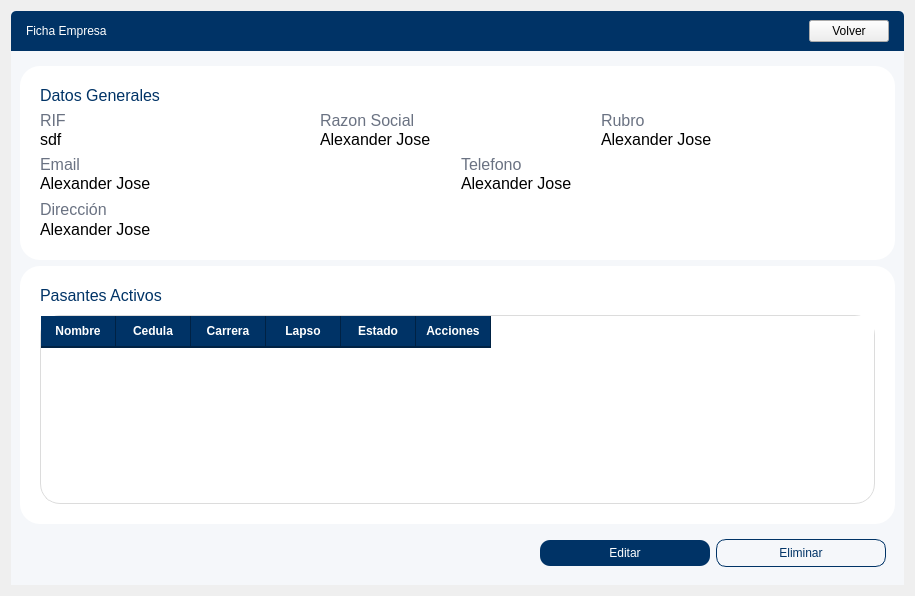
            <widget class="QWidget" name="page_8">
             <property name="styleSheet">
              <string notr="true">QFrame{
	background-color: rgb(245, 247, 250);
	border:none;
}</string>
             </property>
             <layout class="QGridLayout" name="gridLayout_4">
              <item row="0" column="0">
               <widget class="QFrame" name="frame_58">
                <property name="frameShape">
                 <enum>QFrame::Shape::StyledPanel</enum>
                </property>
                <property name="frameShadow">
                 <enum>QFrame::Shadow::Raised</enum>
                </property>
                <layout class="QVBoxLayout" name="verticalLayout_102" stretch="1,10">
                 <property name="leftMargin">
                  <number>0</number>
                 </property>
                 <property name="topMargin">
                  <number>0</number>
                 </property>
                 <property name="rightMargin">
                  <number>0</number>
                 </property>
                 <property name="bottomMargin">
                  <number>0</number>
                 </property>
                 <item>
                  <widget class="QFrame" name="frame_65">
                   <property name="styleSheet">
                    <string notr="true">QFrame{
	
	background-color: rgb(0, 51, 102);
	border-top-left-radius:5px;
	border-top-right-radius:5px;
}

#regresarButtonP_4{
background-color:#1a4775;
color:#fff;
padding: 8px;
border-radius: 10px;
	font: 600 12pt &quot;Segoe UI&quot;;
}

QLabel{
color:#fff;
	font: 700 italic 16pt &quot;Segoe UI&quot;;
}</string>
                   </property>
                   <property name="frameShape">
                    <enum>QFrame::Shape::StyledPanel</enum>
                   </property>
                   <property name="frameShadow">
                    <enum>QFrame::Shadow::Raised</enum>
                   </property>
                   <layout class="QHBoxLayout" name="horizontalLayout_77">
                    <property name="leftMargin">
                     <number>15</number>
                    </property>
                    <property name="rightMargin">
                     <number>15</number>
                    </property>
                    <item>
                     <widget class="QLabel" name="label_105">
                      <property name="text">
                       <string>Ficha Empresa</string>
                      </property>
                     </widget>
                    </item>
                    <item>
                     <spacer name="horizontalSpacer_45">
                      <property name="orientation">
                       <enum>Qt::Orientation::Horizontal</enum>
                      </property>
                      <property name="sizeHint" stdset="0">
                       <size>
                        <width>696</width>
                        <height>20</height>
                       </size>
                      </property>
                     </spacer>
                    </item>
                    <item>
                     <widget class="QPushButton" name="regresarButtonEmp">
                      <property name="text">
                       <string>Volver</string>
                      </property>
                     </widget>
                    </item>
                   </layout>
                  </widget>
                 </item>
                 <item>
                  <widget class="QFrame" name="frame_68">
                   <property name="frameShape">
                    <enum>QFrame::Shape::StyledPanel</enum>
                   </property>
                   <property name="frameShadow">
                    <enum>QFrame::Shadow::Raised</enum>
                   </property>
                   <layout class="QVBoxLayout" name="verticalLayout_103" stretch="6,8,1">
                    <item>
                     <widget class="QFrame" name="frame_69">
                      <property name="styleSheet">
                       <string notr="true">QFrame{
background-color: rgb(255, 255, 255);
border-radius:20px;
color: rgb(0, 0, 0);
}


QLineEdit {
    border: 1px solid #ced4da;
    border-radius: 5px; 
    padding: 1px;
    padding-left: 35px;
    background: transparent;
    color: #ccc;
}

QComboBox{
    border: 1px solid #ced4da;
	
	color: rgb(0, 0, 0);
    border-radius: 5px;
    padding: 1px 10px;
    background-color: #f8f9fa;
}
QComboBox:on {
	color:#333333;
    border-bottom-left-radius: 0px;
    border-bottom-right-radius: 0px;
    background-color: #ffffff;
}</string>
                      </property>
                      <property name="frameShape">
                       <enum>QFrame::Shape::Box</enum>
                      </property>
                      <property name="frameShadow">
                       <enum>QFrame::Shadow::Sunken</enum>
                      </property>
                      <property name="lineWidth">
                       <number>2</number>
                      </property>
                      <layout class="QVBoxLayout" name="verticalLayout_29" stretch="1,2,2,3">
                       <property name="leftMargin">
                        <number>20</number>
                       </property>
                       <property name="topMargin">
                        <number>20</number>
                       </property>
                       <property name="rightMargin">
                        <number>20</number>
                       </property>
                       <property name="bottomMargin">
                        <number>20</number>
                       </property>
                       <item>
                        <widget class="QLabel" name="label_107">
                         <property name="font">
                          <font>
                           <pointsize>12</pointsize>
                           <fontweight>DemiBold</fontweight>
                          </font>
                         </property>
                         <property name="styleSheet">
                          <string notr="true">color: rgb(0, 51, 102);</string>
                         </property>
                         <property name="text">
                          <string>Datos Generales</string>
                         </property>
                        </widget>
                       </item>
                       <item>
                        <layout class="QHBoxLayout" name="horizontalLayout_37">
                         <item>
                          <layout class="QVBoxLayout" name="verticalLayout_104">
                           <property name="spacing">
                            <number>0</number>
                           </property>
                           <item>
                            <widget class="QLabel" name="label_66">
                             <property name="font">
                              <font>
                               <pointsize>12</pointsize>
                               <fontweight>DemiBold</fontweight>
                              </font>
                             </property>
                             <property name="styleSheet">
                              <string notr="true">color: rgb(106, 114, 130);</string>
                             </property>
                             <property name="text">
                              <string>RIF</string>
                             </property>
                            </widget>
                           </item>
                           <item>
                            <widget class="QLabel" name="rif_Emp">
                             <property name="font">
                              <font>
                               <pointsize>12</pointsize>
                               <fontweight>DemiBold</fontweight>
                              </font>
                             </property>
                             <property name="styleSheet">
                              <string notr="true">color: #000;</string>
                             </property>
                             <property name="text">
                              <string>sdf</string>
                             </property>
                            </widget>
                           </item>
                          </layout>
                         </item>
                         <item>
                          <layout class="QVBoxLayout" name="verticalLayout_105">
                           <property name="spacing">
                            <number>0</number>
                           </property>
                           <item>
                            <widget class="QLabel" name="label_68">
                             <property name="font">
                              <font>
                               <pointsize>12</pointsize>
                               <fontweight>DemiBold</fontweight>
                              </font>
                             </property>
                             <property name="styleSheet">
                              <string notr="true">color: rgb(106, 114, 130);</string>
                             </property>
                             <property name="text">
                              <string>Razon Social</string>
                             </property>
                            </widget>
                           </item>
                           <item>
                            <widget class="QLabel" name="razon_Emp">
                             <property name="font">
                              <font>
                               <pointsize>12</pointsize>
                               <fontweight>DemiBold</fontweight>
                              </font>
                             </property>
                             <property name="styleSheet">
                              <string notr="true">color: #000;</string>
                             </property>
                             <property name="text">
                              <string>Alexander Jose</string>
                             </property>
                            </widget>
                           </item>
                          </layout>
                         </item>
                         <item>
                          <layout class="QVBoxLayout" name="verticalLayout_106">
                           <property name="spacing">
                            <number>0</number>
                           </property>
                           <item>
                            <widget class="QLabel" name="label_70">
                             <property name="font">
                              <font>
                               <pointsize>12</pointsize>
                               <fontweight>DemiBold</fontweight>
                              </font>
                             </property>
                             <property name="styleSheet">
                              <string notr="true">color: rgb(106, 114, 130);</string>
                             </property>
                             <property name="text">
                              <string>Rubro</string>
                             </property>
                            </widget>
                           </item>
                           <item>
                            <widget class="QLabel" name="rubro_Emp">
                             <property name="font">
                              <font>
                               <pointsize>12</pointsize>
                               <fontweight>DemiBold</fontweight>
                              </font>
                             </property>
                             <property name="styleSheet">
                              <string notr="true">color: #000;</string>
                             </property>
                             <property name="text">
                              <string>Alexander Jose</string>
                             </property>
                            </widget>
                           </item>
                          </layout>
                         </item>
                        </layout>
                       </item>
                       <item>
                        <layout class="QHBoxLayout" name="horizontalLayout_38">
                         <item>
                          <layout class="QVBoxLayout" name="verticalLayout_107">
                           <property name="spacing">
                            <number>0</number>
                           </property>
                           <item>
                            <widget class="QLabel" name="label_72">
                             <property name="font">
                              <font>
                               <pointsize>12</pointsize>
                               <fontweight>DemiBold</fontweight>
                              </font>
                             </property>
                             <property name="styleSheet">
                              <string notr="true">color: rgb(106, 114, 130);</string>
                             </property>
                             <property name="text">
                              <string>Email</string>
                             </property>
                            </widget>
                           </item>
                           <item>
                            <widget class="QLabel" name="email_Emp">
                             <property name="font">
                              <font>
                               <pointsize>12</pointsize>
                               <fontweight>DemiBold</fontweight>
                              </font>
                             </property>
                             <property name="styleSheet">
                              <string notr="true">color: #000;</string>
                             </property>
                             <property name="text">
                              <string>Alexander Jose</string>
                             </property>
                            </widget>
                           </item>
                          </layout>
                         </item>
                         <item>
                          <layout class="QVBoxLayout" name="verticalLayout_108">
                           <property name="spacing">
                            <number>0</number>
                           </property>
                           <item>
                            <widget class="QLabel" name="label_75">
                             <property name="font">
                              <font>
                               <pointsize>12</pointsize>
                               <fontweight>DemiBold</fontweight>
                              </font>
                             </property>
                             <property name="styleSheet">
                              <string notr="true">color: rgb(106, 114, 130);</string>
                             </property>
                             <property name="text">
                              <string>Telefono</string>
                             </property>
                            </widget>
                           </item>
                           <item>
                            <widget class="QLabel" name="tlf_Emp">
                             <property name="font">
                              <font>
                               <pointsize>12</pointsize>
                               <fontweight>DemiBold</fontweight>
                              </font>
                             </property>
                             <property name="styleSheet">
                              <string notr="true">color: #000;</string>
                             </property>
                             <property name="text">
                              <string>Alexander Jose</string>
                             </property>
                            </widget>
                           </item>
                          </layout>
                         </item>
                        </layout>
                       </item>
                       <item>
                        <layout class="QVBoxLayout" name="verticalLayout_109">
                         <property name="spacing">
                          <number>0</number>
                         </property>
                         <item>
                          <widget class="QLabel" name="label_77">
                           <property name="font">
                            <font>
                             <pointsize>12</pointsize>
                             <fontweight>DemiBold</fontweight>
                            </font>
                           </property>
                           <property name="styleSheet">
                            <string notr="true">color: rgb(106, 114, 130);</string>
                           </property>
                           <property name="text">
                            <string>Dirección</string>
                           </property>
                          </widget>
                         </item>
                         <item>
                          <widget class="QLabel" name="direccion_Emp">
                           <property name="font">
                            <font>
                             <pointsize>12</pointsize>
                             <fontweight>DemiBold</fontweight>
                            </font>
                           </property>
                           <property name="styleSheet">
                            <string notr="true">color: #000;</string>
                           </property>
                           <property name="text">
                            <string>Alexander Jose</string>
                           </property>
                           <property name="alignment">
                            <set>Qt::AlignmentFlag::AlignLeading|Qt::AlignmentFlag::AlignLeft|Qt::AlignmentFlag::AlignTop</set>
                           </property>
                           <property name="wordWrap">
                            <bool>true</bool>
                           </property>
                          </widget>
                         </item>
                        </layout>
                       </item>
                      </layout>
                     </widget>
                    </item>
                    <item>
                     <widget class="QFrame" name="frame_70">
                      <property name="styleSheet">
                       <string notr="true">background-color: rgb(255, 255, 255);
border-radius:20px;
color: rgb(0, 0, 0);</string>
                      </property>
                      <property name="frameShape">
                       <enum>QFrame::Shape::Box</enum>
                      </property>
                      <property name="frameShadow">
                       <enum>QFrame::Shadow::Sunken</enum>
                      </property>
                      <property name="lineWidth">
                       <number>2</number>
                      </property>
                      <layout class="QVBoxLayout" name="verticalLayout_110">
                       <property name="spacing">
                        <number>10</number>
                       </property>
                       <property name="leftMargin">
                        <number>20</number>
                       </property>
                       <property name="topMargin">
                        <number>20</number>
                       </property>
                       <property name="rightMargin">
                        <number>20</number>
                       </property>
                       <property name="bottomMargin">
                        <number>20</number>
                       </property>
                       <item>
                        <widget class="QLabel" name="label_142">
                         <property name="font">
                          <font>
                           <pointsize>12</pointsize>
                           <fontweight>DemiBold</fontweight>
                          </font>
                         </property>
                         <property name="styleSheet">
                          <string notr="true">color: rgb(0, 51, 102);</string>
                         </property>
                         <property name="text">
                          <string>Pasantes Activos</string>
                         </property>
                        </widget>
                       </item>
                       <item>
                        <widget class="QTableWidget" name="tabla_pasantes_activos_Emp">
                         <property name="enabled">
                          <bool>true</bool>
                         </property>
                         <property name="styleSheet">
                          <string notr="true">/* 1. Estilo General de la Tabla */
QTableWidget {
    background-color: #ffffff;
    /* Color alterno para filas (efecto cebra) */
    alternate-background-color: #f4f6f9; 
    color: #2b2b2b;
    font-size: 14px;
    
    /* Borde exterior suave */
    border: 1px solid #dcdcdc;
    
    /* Color de las líneas de la cuadrícula más sutil */
    gridline-color: #e0e0e0;
}

/* 2. Estilo de los Ítems (Celdas) 
QTableWidget::item {
 
	padding:5px;
    border-bottom: 1px solid #f0f0f0;
}*/

/* 3. Estilo de Selección 
QTableWidget::item:selected {
    outline: 0; 
}*/

QTableWidget::item:hover {
    /* Opcional: un ligero gris al pasar el mouse por una celda no seleccionada */
    background-color: #e6eaf0;
    color: #000000;
}

/* 4. Estilo de los Encabezados (Header) */
QHeaderView::section {
    background-color: #003366;
    color: white;
    font-weight: bold; /* Negrita para destacar */
    padding: 6px;      /* Más altura al encabezado */
    border: none;      /* Sin bordes individuales feos */
    
    /* Separador sutil a la derecha */
    border-right: 1px solid #002244; 
    border-bottom: 2px solid #002244;
}

/* 5. La esquina superior izquierda (donde se cruzan los headers) */
QTableCornerButton::section {
    background-color: #003366;
    border: 1px solid #003366;
}</string>
                         </property>
                         <property name="editTriggers">
                          <set>QAbstractItemView::EditTrigger::NoEditTriggers</set>
                         </property>
                         <property name="showGrid">
                          <bool>true</bool>
                         </property>
                         <property name="sortingEnabled">
                          <bool>false</bool>
                         </property>
                         <property name="wordWrap">
                          <bool>false</bool>
                         </property>
                         <property name="cornerButtonEnabled">
                          <bool>true</bool>
                         </property>
                         <property name="rowCount">
                          <number>0</number>
                         </property>
                         <property name="setAlternatingRowColors" stdset="0">
                          <bool>true</bool>
                         </property>
                         <attribute name="horizontalHeaderCascadingSectionResizes">
                          <bool>true</bool>
                         </attribute>
                         <attribute name="horizontalHeaderMinimumSectionSize">
                          <number>20</number>
                         </attribute>
                         <attribute name="horizontalHeaderDefaultSectionSize">
                          <number>75</number>
                         </attribute>
                         <attribute name="horizontalHeaderHighlightSections">
                          <bool>true</bool>
                         </attribute>
                         <attribute name="horizontalHeaderShowSortIndicator" stdset="0">
                          <bool>false</bool>
                         </attribute>
                         <attribute name="horizontalHeaderStretchLastSection">
                          <bool>false</bool>
                         </attribute>
                         <attribute name="verticalHeaderVisible">
                          <bool>false</bool>
                         </attribute>
                         <attribute name="verticalHeaderCascadingSectionResizes">
                          <bool>false</bool>
                         </attribute>
                         <attribute name="verticalHeaderDefaultSectionSize">
                          <number>24</number>
                         </attribute>
                         <column>
                          <property name="text">
                           <string>Nombre</string>
                          </property>
                         </column>
                         <column>
                          <property name="text">
                           <string>Cedula</string>
                          </property>
                         </column>
                         <column>
                          <property name="text">
                           <string>Carrera</string>
                          </property>
                         </column>
                         <column>
                          <property name="text">
                           <string>Lapso</string>
                          </property>
                         </column>
                         <column>
                          <property name="text">
                           <string>Estado</string>
                          </property>
                         </column>
                         <column>
                          <property name="text">
                           <string>Acciones</string>
                          </property>
                         </column>
                        </widget>
                       </item>
                      </layout>
                     </widget>
                    </item>
                    <item>
                     <widget class="QFrame" name="frame_71">
                      <property name="frameShape">
                       <enum>QFrame::Shape::StyledPanel</enum>
                      </property>
                      <property name="frameShadow">
                       <enum>QFrame::Shadow::Raised</enum>
                      </property>
                      <layout class="QHBoxLayout" name="horizontalLayout_39" stretch="12,4,4">
                       <item>
                        <spacer name="horizontalSpacer_23">
                         <property name="orientation">
                          <enum>Qt::Orientation::Horizontal</enum>
                         </property>
                         <property name="sizeHint" stdset="0">
                          <size>
                           <width>507</width>
                           <height>20</height>
                          </size>
                         </property>
                        </spacer>
                       </item>
                       <item>
                        <widget class="QPushButton" name="editarEmp">
                         <property name="styleSheet">
                          <string notr="true">color: rgb(255, 255, 255);
background-color: rgb(0, 51, 102);
padding:6px;
font: 11pt &quot;Segoe UI&quot;;
border-radius:10px;</string>
                         </property>
                         <property name="text">
                          <string>Editar</string>
                         </property>
                        </widget>
                       </item>
                       <item>
                        <widget class="QPushButton" name="EliminarEmp">
                         <property name="styleSheet">
                          <string notr="true">color: rgb(0, 51, 102);
border: 1px solid #003366;
padding:6px;
font: 11pt &quot;Segoe UI&quot;;
border-radius:10px;</string>
                         </property>
                         <property name="text">
                          <string>Eliminar</string>
                         </property>
                        </widget>
                       </item>
                      </layout>
                     </widget>
                    </item>
                   </layout>
                  </widget>
                 </item>
                </layout>
               </widget>
              </item>
             </layout>
            </widget>
